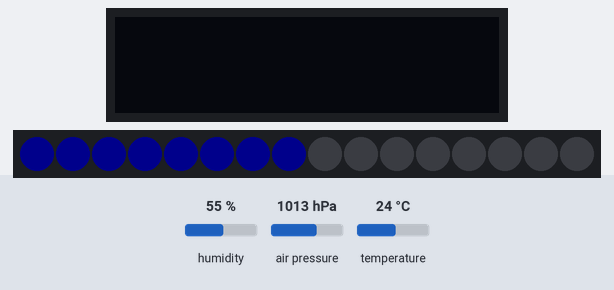
Simulated run of this sketch. Board: Arduino Uno, built with avr-gcc and run on an emulated ATmega328P. Shown: 128×32 one-colour display, 16 RGB LEDs in strip order, left to right. Inputs (shaded band) come from the test bench; at power-on: temperature 24 °C, humidity 55 %, air pressure 1013 hPa. Dim RGB values are drawn brighter than linear; the display library's start-up logo is not drawn.

Above: at 3.2 s.
3.3 s: temperature set to 33 °C
At 5.8 s:
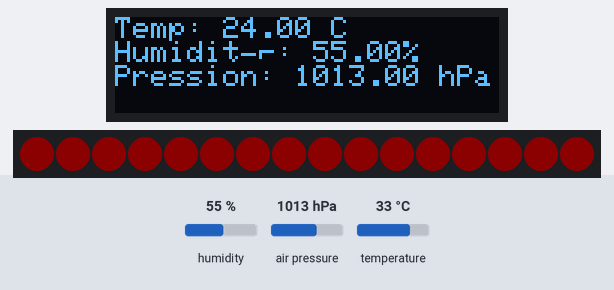
7.6 s: temperature set to 12 °C
At 8.9 s:
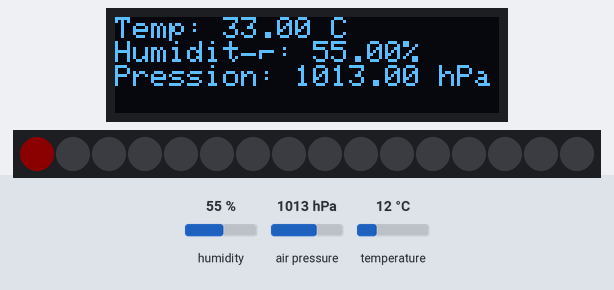
11.6 s: temperature set to 41 °C
At 14.9 s:
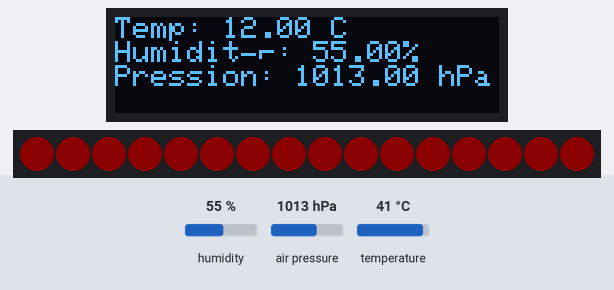
18.7 s: humidity set to 22 %
At 21.7 s:
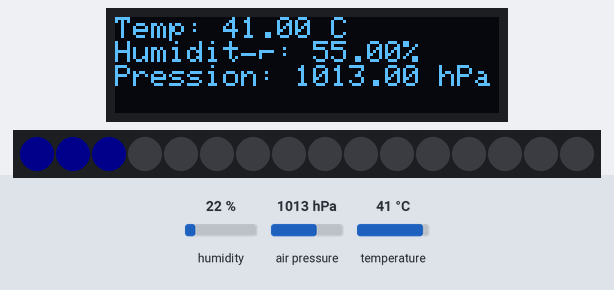
22.7 s: air pressure set to 952 hPa
At 25.7 s:
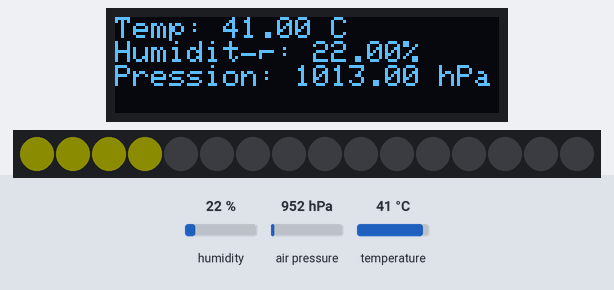
Timing chart, 0 to 27.2 s (numbered marks = the images above; inputs shaded):
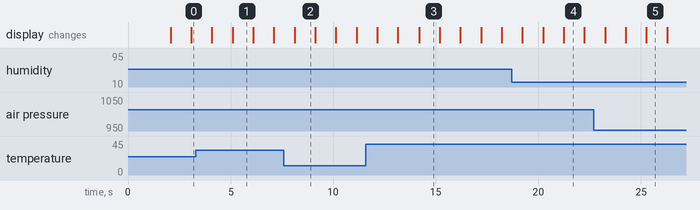

Measured:
- what the display in image 1 shows lasts 1.0 s, from 5.1 s to 6.1 s

The sketch:

led.ino
```cpp
#include <Wire.h>
#include <Adafruit_GFX.h>
#include <Adafruit_SSD1306.h>
#include <Adafruit_BME280.h>
#include <Adafruit_Sensor.h>
#include <Adafruit_NeoPixel.h>

#define SCREEN_WIDTH 128
#define SCREEN_HEIGHT 32

#define DHTPIN 2 // Broche de signal du capteur DHT
#define DHTTYPE DHT22 // Type de capteur DHT

#define LED_COUNT 16 // Nombre de LEDs dans chaque bandeau
#define LED_RED_PIN 4 // Broche de contrôle du bandeau LED pour la température (rouge)

#define SCREEN_ADDRESS 0x3C ///< See datasheet for Address; 0x3D for 128x64, 0x3C for 128x32


Adafruit_SSD1306 display(SCREEN_WIDTH, SCREEN_HEIGHT, &Wire, -1);
Adafruit_BME280 bmp;

Adafruit_NeoPixel stripRed(LED_COUNT, LED_RED_PIN, NEO_GRB + NEO_KHZ800);

void setup() {
  Serial.begin(9600);
  display.begin(SSD1306_SWITCHCAPVCC, SCREEN_ADDRESS);

  if (!bmp.begin(0x76)) {
    Serial.println(F("Capteur BMP280 non détecté, vérifiez le câblage !"));
    while (1);
  }


  stripRed.begin();
  stripRed.show();
  stripRed.setBrightness(50); // Ajustez la luminosité selon vos besoins

  if (!display.begin(SSD1306_SWITCHCAPVCC, 0x3C)) {
    Serial.println(F("Échec de l'initialisation de l'écran OLED"));
    for (;;);
  }

  display.display();
  delay(2000);
  display.clearDisplay();
}

void loop() {
  float temperature = bmp.readTemperature();
  float humidity = bmp.readHumidity();
  float pressure = bmp.readPressure() / 100.0F;

  updateNeoPixels(stripRed, map(temperature, 10, 30, 0, LED_COUNT), 64, 0, 0);
  delay(1000);
  updateNeoPixels(stripRed, map(humidity, 0, 100, 0, LED_COUNT ),0, 0, 64);
  delay(1000);
  updateNeoPixels(stripRed, map(pressure, 900, 1100, 0, LED_COUNT),64, 64 , 0);
  delay(1000);


  display.clearDisplay();
  display.setTextSize(1);
  display.setTextColor(SSD1306_WHITE);
  display.setCursor(0, 0);
  display.print(F("Temp: "));
  display.print(temperature);
  display.println(F(" C"));

  display.print(F("Humidité: "));
  display.print(humidity);
  display.println(F("%"));

  display.print(F("Pression: "));
  display.print(pressure);
  display.println(F(" hPa"));

  display.display();
}

void updateNeoPixels(Adafruit_NeoPixel &strip, int ledCount, uint8_t red, uint8_t green, uint8_t blue) {
  strip.clear();
  for (int i = 0; i < ledCount; i++) {
    strip.setPixelColor(i, red, green, blue);
  }
  strip.show();
}
```
